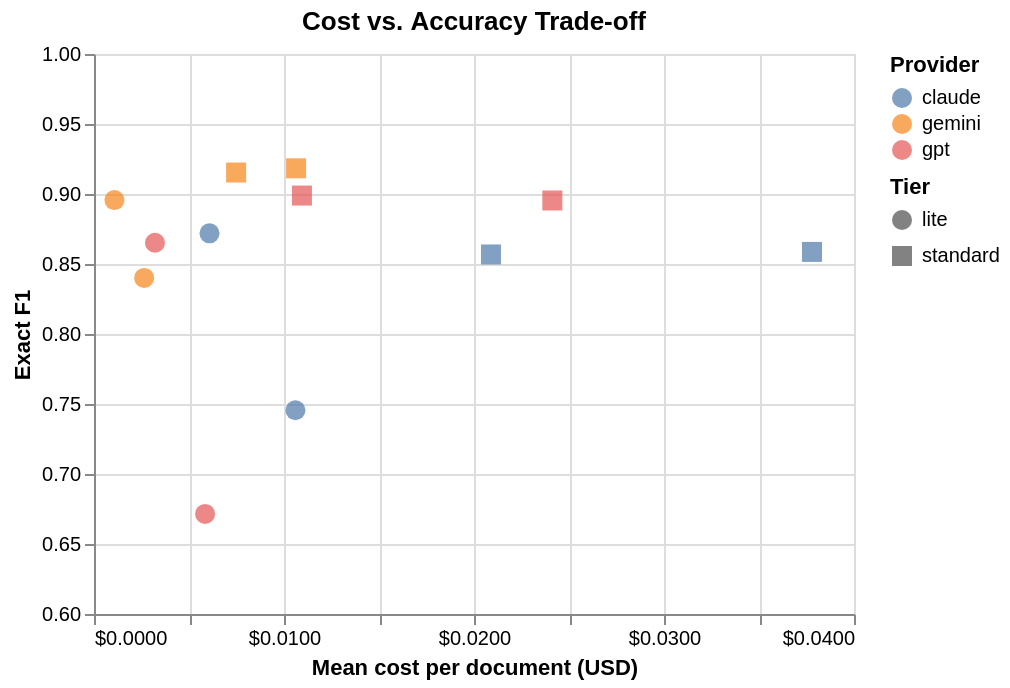

The code cell stored with this chart in its notebook:
### Markdown cell above
## Efficiency

### Cost vs. accuracy

### Code cell
def plot_cost_vs_f1(df: pl.DataFrame) -> alt.Chart:
    df_pd = df.with_columns(
        pl.concat_str(
            [
                pl.col("provider"),
                pl.lit(" "),
                pl.col("tier"),
                pl.lit(" "),
                pl.col("strategy"),
            ]
        ).alias("label")
    ).to_pandas()
    return (
        alt.Chart(df_pd)
        .mark_point(filled=True, size=100)
        .encode(
            x=alt.X(
                "cost_mean:Q",
                title="Mean cost per document (USD)",
                axis=alt.Axis(format="$.4f"),
            ),
            y=alt.Y(
                "exact_f1_mean:Q",
                title="Exact F1",
                scale=alt.Scale(domain=[0.6, 1.0]),
            ),
            color=alt.Color("provider:N", title="Provider"),
            shape=alt.Shape("tier:N", title="Tier"),
            tooltip=[
                alt.Tooltip("label:N", title="Experiment"),
                alt.Tooltip("exact_f1_mean:Q", format=".3f", title="Exact F1"),
                alt.Tooltip("cost_mean:Q", format="$.5f", title="Cost/doc"),
                alt.Tooltip("cost_total:Q", format="$.3f", title="Total cost"),
            ],
        )
        .properties(title="Cost vs. Accuracy Trade-off", width=380, height=280)
    )


plot_cost_vs_f1(df_aggregated)

### Figure 1 — Vega-Lite specification as saved in the notebook (floating-point values rounded to 4 significant figures)
{"config": {"view": {"continuousWidth": 300, "continuousHeight": 300}}, "data": {"name": "data-7bc90be90c51107d4801604e7518bf05"}, "mark": {"type": "point", "filled": true, "size": 100}, "encoding": {"color": {"field": "provider", "title": "Provider", "type": "nominal"}, "shape": {"field": "tier", "title": "Tier", "type": "nominal"}, "tooltip": [{"field": "label", "title": "Experiment", "type": "nominal"}, {"field": "exact_f1_mean", "format": ".3f", "title": "Exact F1", "type": "quantitative"}, {"field": "cost_mean", "format": "$.5f", "title": "Cost/doc", "type": "quantitative"}, {"field": "cost_total", "format": "$.3f", "title": "Total cost", "type": "quantitative"}], "x": {"axis": {"format": "$.4f"}, "field": "cost_mean", "title": "Mean cost per document (USD)", "type": "quantitative"}, "y": {"field": "exact_f1_mean", "scale": {"domain": [0.6, 1.0]}, "title": "Exact F1", "type": "quantitative"}}, "height": 280, "title": "Cost vs. Accuracy Trade-off", "width": 380, "$schema": "https://vega.github.io/schema/vega-lite/v6.1.0.json", "datasets": {"data-7bc90be90c51107d4801604e7518bf05": [{"provider": "claude", "tier": "lite", "strategy": "agentic", "modality": "multimodal", "n_docs": 83, "exact_f1_mean": 0.7456, "exact_f1_std": 0.2324, "exact_effective_date_f1_mean": 0.8072, "exact_party_f1_mean": 0.8738, "exact_jurisdiction_f1_mean": 0.6386, "exact_term_f1_mean": 0.6627, "fuzzy_f1_mean": 0.7618, "fuzzy_f1_std": 0.2253, "fuzzy_party_f1_mean": 0.9388, "fuzzy_jurisdiction_f1_mean": 0.6386, "fuzzy_term_f1_mean": 0.6627, "latency_mean": 31.01, "latency_std": 14.13, "latency_median": 28.8, "latency_p95": 56.96, "cost_mean": 0.0106, "cost_std": 0.003937, "cost_total": 0.8799, "tokens_mean": 9575.0, "char_count_mean": 17090.0, "page_count_mean": 5.892, "label": "claude lite agentic"}, {"provider": "claude", "tier": "lite", "strategy": "single_pass", "modality": "text", "n_docs": 83, "exact_f1_mean": 0.8719, "exact_f1_std": 0.1665, "exact_effective_date_f1_mean": 0.8554, "exact_party_f1_mean": 0.8732, "exact_jurisdiction_f1_mean": 0.9518, "exact_term_f1_mean": 0.8072, "fuzzy_f1_mean": 0.8884, "fuzzy_f1_std": 0.1589, "fuzzy_party_f1_mean": 0.9271, "fuzzy_jurisdiction_f1_mean": 0.9518, "fuzzy_term_f1_mean": 0.8193, "latency_mean": 16.89, "latency_std": 18.53, "latency_median": 11.4, "latency_p95": 50.57, "cost_mean": 0.006079, "cost_std": 0.003989, "cost_total": 0.5045, "tokens_mean": 5561.0, "char_count_mean": 17090.0, "page_count_mean": 5.892, "label": "claude lite single_pass"}, {"provider": "claude", "tier": "standard", "strategy": "agentic", "modality": "multimodal", "n_docs": 83, "exact_f1_mean": 0.8586, "exact_f1_std": 0.17, "exact_effective_date_f1_mean": 0.9157, "exact_party_f1_mean": 0.8803, "exact_jurisdiction_f1_mean": 0.8193, "exact_term_f1_mean": 0.8193, "fuzzy_f1_mean": 0.8756, "fuzzy_f1_std": 0.1552, "fuzzy_party_f1_mean": 0.9483, "fuzzy_jurisdiction_f1_mean": 0.8193, "fuzzy_term_f1_mean": 0.8193, "latency_mean": 64.63, "latency_std": 32.45, "latency_median": 60.79, "latency_p95": 113.9, "cost_mean": 0.03779, "cost_std": 0.01896, "cost_total": 3.137, "tokens_mean": 11520.0, "char_count_mean": 17090.0, "page_count_mean": 5.892, "label": "claude standard agentic"}, {"provider": "claude", "tier": "standard", "strategy": "single_pass", "modality": "text", "n_docs": 83, "exact_f1_mean": 0.8568, "exact_f1_std": 0.232, "exact_effective_date_f1_mean": 0.8675, "exact_party_f1_mean": 0.8369, "exact_jurisdiction_f1_mean": 0.9157, "exact_term_f1_mean": 0.8072, "fuzzy_f1_mean": 0.8738, "fuzzy_f1_std": 0.2294, "fuzzy_party_f1_mean": 0.8928, "fuzzy_jurisdiction_f1_mean": 0.9157, "fuzzy_term_f1_mean": 0.8193, "latency_mean": 33.34, "latency_std": 40.64, "latency_median": 19.57, "latency_p95": 133.8, "cost_mean": 0.02089, "cost_std": 0.01833, "cost_total": 1.734, "tokens_mean": 6352.0, "char_count_mean": 17090.0, "page_count_mean": 5.892, "label": "claude standard single_pass"}, {"provider": "gemini", "tier": "lite", "strategy": "agentic", "modality": "multimodal", "n_docs": 83, "exact_f1_mean": 0.84, "exact_f1_std": 0.1737, "exact_effective_date_f1_mean": 0.9036, "exact_party_f1_mean": 0.8421, "exact_jurisdiction_f1_mean": 0.8795, "exact_term_f1_mean": 0.7349, "fuzzy_f1_mean": 0.8616, "fuzzy_f1_std": 0.1673, "fuzzy_party_f1_mean": 0.9282, "fuzzy_jurisdiction_f1_mean": 0.8795, "fuzzy_term_f1_mean": 0.7349, "latency_mean": 5.555, "latency_std": 1.641, "latency_median": 5.141, "latency_p95": 9.192, "cost_mean": 0.002639, "cost_std": 0.001367, "cost_total": 0.219, "tokens_mean": 9963.0, "char_count_mean": 17090.0, "page_count_mean": 5.892, "label": "gemini lite agentic"}, {"provider": "gemini", "tier": "lite", "strategy": "single_pass", "modality": "text", "n_docs": 83, "exact_f1_mean": 0.8957, "exact_f1_std": 0.1515, "exact_effective_date_f1_mean": 0.9036, "exact_party_f1_mean": 0.8718, "exact_jurisdiction_f1_mean": 0.9759, "exact_term_f1_mean": 0.8313, "fuzzy_f1_mean": 0.9112, "fuzzy_f1_std": 0.1453, "fuzzy_party_f1_mean": 0.9338, "fuzzy_jurisdiction_f1_mean": 0.9759, "fuzzy_term_f1_mean": 0.8313, "latency_mean": 1.414, "latency_std": 0.2595, "latency_median": 1.339, "latency_p95": 1.947, "cost_mean": 0.001075, "cost_std": 0.0004489, "cost_total": 0.08919, "tokens_mean": 3865.0, "char_count_mean": 17090.0, "page_count_mean": 5.892, "label": "gemini lite single_pass"}, {"provider": "gemini", "tier": "standard", "strategy": "agentic", "modality": "multimodal", "n_docs": 83, "exact_f1_mean": 0.9184, "exact_f1_std": 0.1258, "exact_effective_date_f1_mean": 0.9398, "exact_party_f1_mean": 0.8783, "exact_jurisdiction_f1_mean": 0.9759, "exact_term_f1_mean": 0.8795, "fuzzy_f1_mean": 0.9364, "fuzzy_f1_std": 0.112, "fuzzy_party_f1_mean": 0.9503, "fuzzy_jurisdiction_f1_mean": 0.9759, "fuzzy_term_f1_mean": 0.8795, "latency_mean": 14.57, "latency_std": 8.971, "latency_median": 11.88, "latency_p95": 31.29, "cost_mean": 0.01063, "cost_std": 0.006469, "cost_total": 0.8827, "tokens_mean": 16210.0, "char_count_mean": 17090.0, "page_count_mean": 5.892, "label": "gemini standard agentic"}, {"provider": "gemini", "tier": "standard", "strategy": "single_pass", "modality": "text", "n_docs": 83, "exact_f1_mean": 0.9153, "exact_f1_std": 0.1256, "exact_effective_date_f1_mean": 0.9277, "exact_party_f1_mean": 0.8783, "exact_jurisdiction_f1_mean": 0.9759, "exact_term_f1_mean": 0.8795, "fuzzy_f1_mean": 0.9364, "fuzzy_f1_std": 0.1107, "fuzzy_party_f1_mean": 0.9503, "fuzzy_jurisdiction_f1_mean": 0.9759, "fuzzy_term_f1_mean": 0.8916, "latency_mean": 9.789, "latency_std": 9.943, "latency_median": 7.337, "latency_p95": 30.07, "cost_mean": 0.00748, "cost_std": 0.006002, "cost_total": 0.6208, "tokens_mean": 5642.0, "char_count_mean": 17090.0, "page_count_mean": 5.892, "label": "gemini standard single_pass"}, {"provider": "gpt", "tier": "lite", "strategy": "agentic", "modality": "multimodal", "n_docs": 83, "exact_f1_mean": 0.6715, "exact_f1_std": 0.2933, "exact_effective_date_f1_mean": 0.7831, "exact_party_f1_mean": 0.8186, "exact_jurisdiction_f1_mean": 0.5181, "exact_term_f1_mean": 0.5663, "fuzzy_f1_mean": 0.6822, "fuzzy_f1_std": 0.2898, "fuzzy_party_f1_mean": 0.8613, "fuzzy_jurisdiction_f1_mean": 0.5181, "fuzzy_term_f1_mean": 0.5663, "latency_mean": 11.36, "latency_std": 23.95, "latency_median": 4.542, "latency_p95": 75.36, "cost_mean": 0.005846, "cost_std": 0.00267, "cost_total": 0.4852, "tokens_mean": 8515.0, "char_count_mean": 17090.0, "page_count_mean": 5.892, "label": "gpt lite agentic"}, {"provider": "gpt", "tier": "lite", "strategy": "single_pass", "modality": "text", "n_docs": 83, "exact_f1_mean": 0.8651, "exact_f1_std": 0.182, "exact_effective_date_f1_mean": 0.8193, "exact_party_f1_mean": 0.8582, "exact_jurisdiction_f1_mean": 0.9277, "exact_term_f1_mean": 0.8554, "fuzzy_f1_mean": 0.8806, "fuzzy_f1_std": 0.1694, "fuzzy_party_f1_mean": 0.9081, "fuzzy_jurisdiction_f1_mean": 0.9277, "fuzzy_term_f1_mean": 0.8675, "latency_mean": 2.577, "latency_std": 8.296, "latency_median": 1.046, "latency_p95": 3.95, "cost_mean": 0.003209, "cost_std": 0.001399, "cost_total": 0.2664, "tokens_mean": 4115.0, "char_count_mean": 17090.0, "page_count_mean": 5.892, "label": "gpt lite single_pass"}, {"provider": "gpt", "tier": "standard", "strategy": "agentic", "modality": "multimodal", "n_docs": 83, "exact_f1_mean": 0.8954, "exact_f1_std": 0.1654, "exact_effective_date_f1_mean": 0.8675, "exact_party_f1_mean": 0.8706, "exact_jurisdiction_f1_mean": 0.9639, "exact_term_f1_mean": 0.8795, "fuzzy_f1_mean": 0.9149, "fuzzy_f1_std": 0.1569, "fuzzy_party_f1_mean": 0.9366, "fuzzy_jurisdiction_f1_mean": 0.9639, "fuzzy_term_f1_mean": 0.8916, "latency_mean": 8.452, "latency_std": 7.748, "latency_median": 7.422, "latency_p95": 10.85, "cost_mean": 0.02412, "cost_std": 0.005973, "cost_total": 2.002, "tokens_mean": 10670.0, "char_count_mean": 17090.0, "page_count_mean": 5.892, "label": "gpt standard agentic"}, {"provider": "gpt", "tier": "standard", "strategy": "single_pass", "modality": "text", "n_docs": 83, "exact_f1_mean": 0.8989, "exact_f1_std": 0.1541, "exact_effective_date_f1_mean": 0.9157, "exact_party_f1_mean": 0.8606, "exact_jurisdiction_f1_mean": 0.9518, "exact_term_f1_mean": 0.8675, "fuzzy_f1_mean": 0.9229, "fuzzy_f1_std": 0.1382, "fuzzy_party_f1_mean": 0.9326, "fuzzy_jurisdiction_f1_mean": 0.9518, "fuzzy_term_f1_mean": 0.8916, "latency_mean": 2.069, "latency_std": 2.926, "latency_median": 1.573, "latency_p95": 2.992, "cost_mean": 0.01094, "cost_std": 0.004249, "cost_total": 0.9083, "tokens_mean": 4148.0, "char_count_mean": 17090.0, "page_count_mean": 5.892, "label": "gpt standard single_pass"}]}}
